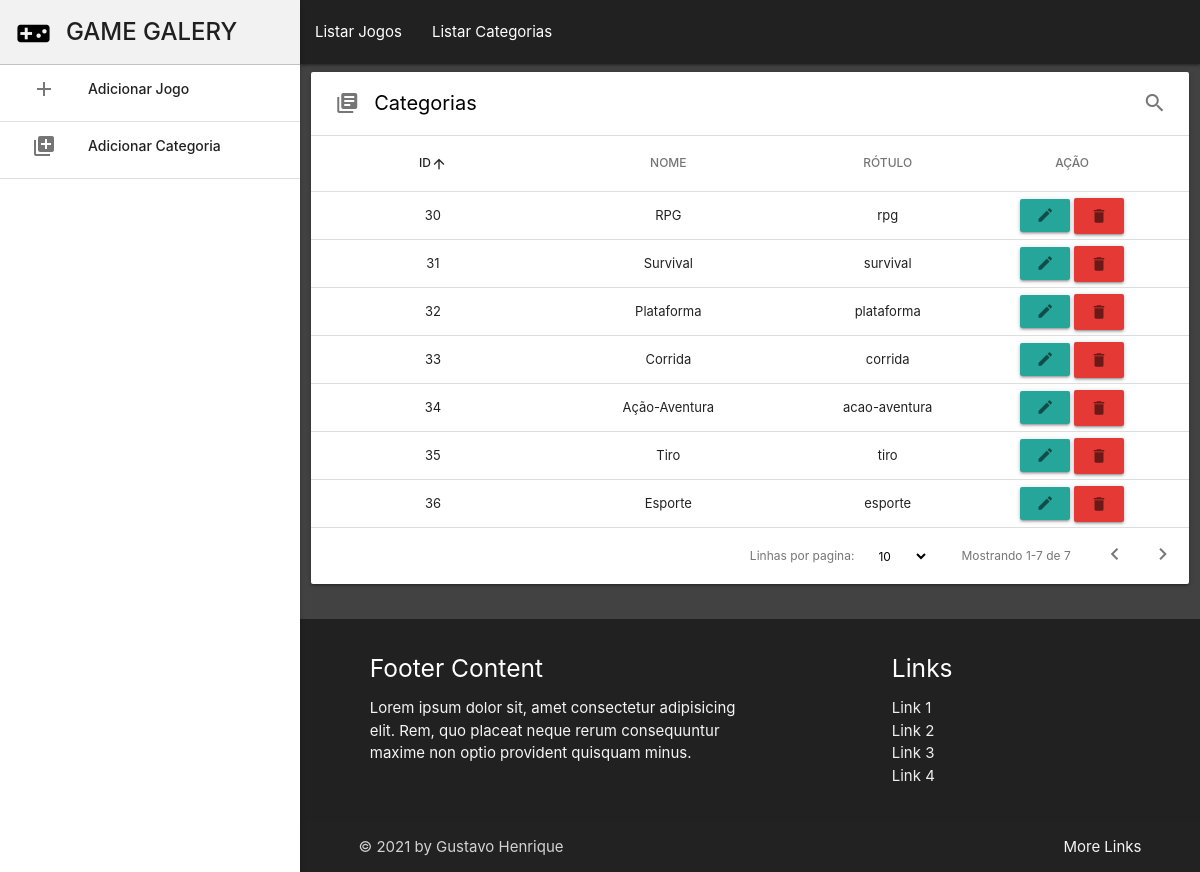
The page /listar/categoria on the database its author committed.
### crud/models.py (models this page shows, shortened)
class Categoria(models.Model):
    nome = models.CharField(max_length=200, db_index=True)
    rotulo = models.SlugField(max_length=200, unique=True)
    class Meta:
        ordering = ('nome',)
        verbose_name = 'categoria'
        verbose_name_plural = 'categorias'

### crud/views.py (the view)
# urls.py: path('listar/categoria', views.listarCategorias, name = "listarCategorias"),
def listarCategorias(request):
    categorias = Categoria.objects.all()
    return render(request, 'crud/jogo/lista-categoria.html',{'categorias':categorias })

### crud/templates/crud/jogo/lista-categoria.html (shortened to what this page needs)
{% extends 'crud/base.html' %}
{% load static %}
{% block head %}
<link rel="stylesheet" href="{% static 'css/styles.css' %}">
<link rel="stylesheet" href="{% static 'css/dataTables.css' %}">
{% endblock %}
{% block content %}
    <div class="margin">
        <div class="row">
            <div id="man" class="col s12">
              <div class="card material-table">
                <div class="table-header">
                  <span class="table-title valign-wrapper"><i class="material-icons left">library_books</i>Categorias</span>
                  <div class="actions">
                    <a class="search-toggle waves-effect btn-flat nopadding tooltipped" data-position="bottom" data-tooltip="Pesquisar"><i class="material-icons">search</i></a>
                  </div>
                </div>
        <table id="tabela" class="centered highlight display compact">
          <thead>
            <tr>
              <th class="hide-on-med-and-down">ID</th>
              <th>NOME</th>
              <th class="hide-on-med-and-down">RÓTULO</th>
              <th>AÇÃO</th>
            </tr>
          </thead>
          <tbody>
            {% for c in categorias %}
              <tr>
                <td class="hide-on-med-and-down">{{c.id}}</td>
                  <td>{{c.nome}}</td>
                  <td class="hide-on-med-and-down">{{c.rotulo}}</td>
                  <td>
                      <a class="btn btn-small" href="{% url 'crud:editarCategoria' c.id %}"><i class="material-icons">edit</i></a>
                      <a class="btn red waves-effect darken-1 btn-delete" href="{% url 'crud:deletarCategoria' c.id %}"><i class="material-icons">delete</i></a>
                  </td>
              </tr>
              {% endfor %}
          </tbody>
        </table>
        </div>
            </div>
          </div>
</div>
    {% endblock %}

### crud/static/css/styles.css (style rules this page uses)
.margin { padding-left: 300px !important; }

### crud/static/css/dataTables.css (style rules this page uses)
div.material-table { padding: 0; }
div.material-table table { table-layout: fixed; }
div.material-table .table-header { height: 64px; padding-left: 24px; padding-right: 14px; -webkit-align-items: center; -ms-flex-align: center; align-items: center; display: flex; -webkit-display: flex; border-bottom: solid 1px #DDDDDD; }
div.material-table .table-header .actions { display: -webkit-flex; margin-left: auto; }
div.material-table .table-header .btn-flat { min-width: 36px; padding: 0 8px; }
div.material-table .table-header i { color: rgba(0, 0, 0, 0.54); font-size: 24px; }
div.material-table .table-title { font-size: 20px; color: #000; }
div.material-table table tr td { padding: 0 0 0 56px; height: 48px; font-size: 13px; color: rgba(0, 0, 0, 0.87); border-bottom: solid 1px #DDDDDD; white-space: nowrap; overflow: hidden; text-overflow: ellipsis; }
div.material-table table tr td a { color: inherit; }
div.material-table table tr td a i { font-size: 18px; color: rgba(0, 0, 0, 0.54); }
div.material-table table tr { font-size: 12px; }
div.material-table table th { font-size: 12px; font-weight: 500; color: #757575; cursor: pointer; white-space: nowrap; padding: 0; height: 56px; padding-left: 56px; vertical-align: middle; outline: none !important; }
div.material-table table th.sorting_asc, div.material-table table th.sorting_desc { color: rgba(0, 0, 0, 0.87); }
div.material-table table th.sorting:after, div.material-table table th.sorting_asc:after, div.material-table table th.sorting_desc:after { font-family: 'Material Icons'; font-weight: normal; font-style: normal; font-size: 16px; line-height: 1; letter-spacing: normal; text-transform: none; display: inline-block; word-wrap: normal; -webkit-font-feature-settings: 'liga'; -webkit-font-smoothing: antialiased; content: "arrow_back"; -webkit-transform: rotate(90deg); display: none; vertical-align: middle; }
div.material-table table th.sorting:hover:after, div.material-table table th.sorting_asc:after, div.material-table table th.sorting_desc:after { display: inline-block; }
div.material-table table th:first-child, div.material-table table td:first-child { padding: 0 0 0 24px; }
div.material-table table th:last-child, div.material-table table td:last-child { padding: 0 14px 0 0; }

### rows shown on the page
Categoria: id "34", nome "Ação-Aventura", rotulo "acao-aventura"
Categoria: id "33", nome "Corrida", rotulo "corrida"
Categoria: id "36", nome "Esporte", rotulo "esporte"
Categoria: id "32", nome "Plataforma", rotulo "plataforma"
Categoria: id "30", nome "RPG", rotulo "rpg"
Categoria: id "31", nome "Survival", rotulo "survival"
Categoria: id "35", nome "Tiro", rotulo "tiro"
